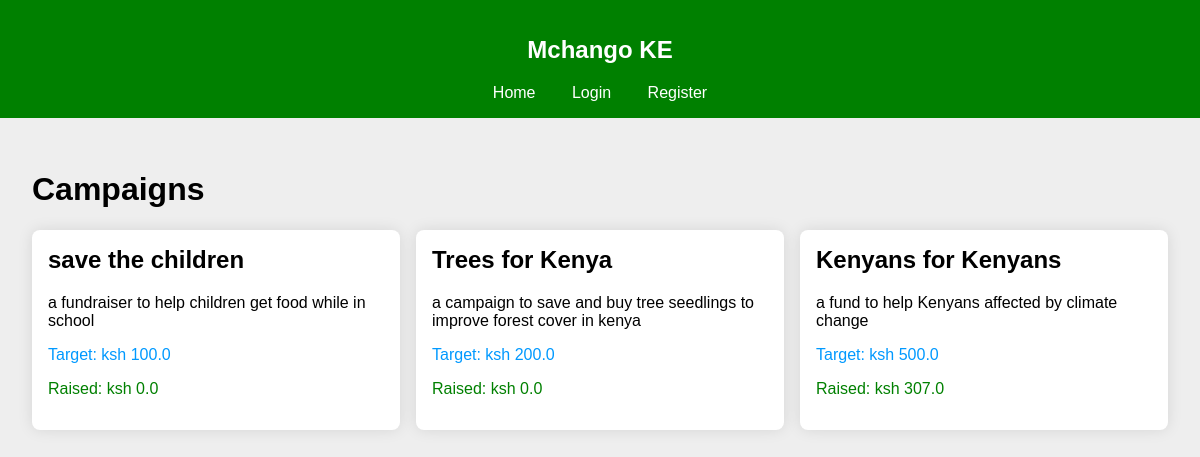
The page /home on the database its author committed.
### c2b.py (models this page shows)
class Campaign(db.Model):
    id = db.Column(db.Integer, primary_key=True)
    title = db.Column(db.String(100), nullable=False)
    description = db.Column(db.Text, nullable=False)
    target_amount = db.Column(db.Float, nullable=False)
    current_amount = db.Column(db.Float, default=0.0)
    user_id = db.Column(db.Integer, db.ForeignKey('user.id'), nullable=False)

### c2b.py (the view)
@app.route('/')
@app.route('/home')
def home():
    campaigns = Campaign.query.all()
    return render_template('index.html', campaigns=campaigns)

### templates/index.html
{% extends "layout.html" %}
{% block content %}
    <h1>Campaigns</h1>
    <div class="campaigns">
        {% for campaign in campaigns %}
            <div class="campaign">
                <h2>
                    {% if current_user.is_authenticated %}
                        <a class="cname" href="{{ url_for('campaign_detail', campaign_id=campaign.id) }}">{{ campaign.title }}</a>
                    {% else %}
                        {{ campaign.title }}
                    {% endif %}
                </h2>
                <p>{{ campaign.description }}</p>
                <p class="target">Target: ksh {{ campaign.target_amount }}</p>
                <p class="raise">Raised: ksh {{ campaign.current_amount }}</p>
            </div>
        {% endfor %}
    </div>
{% endblock %}

### templates/layout.html (shortened to what this page needs)
<!DOCTYPE html>
<html lang="en">
<head>
    <link rel="stylesheet" href="{{ url_for('static', filename='style.css') }}">
</head>
<body>
    <nav>
        <h2>Mchango KE</h2>
        <a href="{{ url_for('home') }}">Home</a>
        {% if current_user.is_authenticated %}
            <a href="{{ url_for('create_campaign') }}">Create Campaign</a>
            <a href="{{ url_for('logout') }}">Logout</a>
        {% else %}
            <a href="{{ url_for('login') }}">Login</a>
            <a href="{{ url_for('register') }}">Register</a>
        {% endif %}
    </nav>
    <div class="container">
        {% block content %}{% endblock %}
    </div>
</body>
</html>

### static/style.css (style rules this page uses)
body { font-family: Arial, sans-serif; margin: 0; padding: 0; background-color: #eeeeee; }
nav { background-color: green; color: #fff; padding: 1rem; text-align: center; }
nav a { color: #fff; margin: 0 1rem; text-decoration: none; }
.container { padding: 2rem; }
.campaigns { display: flex; flex-wrap: wrap; gap: 1rem; }
.campaign { background-color: #fff; padding: 1rem; border-radius: 8px; box-shadow: 0 0 15px rgba(0,0,0,0.1); flex: 1 1 calc(33.333% - 2rem); box-sizing: border-box; }
.target { color: rgb(0, 153, 255); }
.raise { color: green; }
.campaign h2 { margin-top: 0; }

### rows shown on the page
Campaign: title "save the children", description "a fundraiser to help children get food while in school", target_amount "100.0", current_amount "0.0"
Campaign: title "Trees for Kenya", description "a campaign to save and buy tree seedlings to improve forest cover in kenya", target_amount "200.0", current_amount "0.0"
Campaign: title "Kenyans for Kenyans", description "a fund to help Kenyans affected by climate change", target_amount "500.0", current_amount "307.0"
